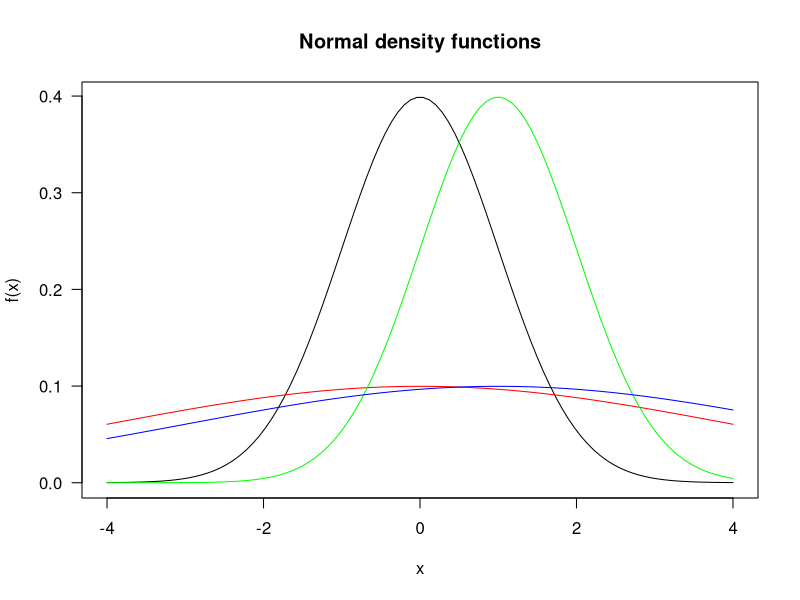
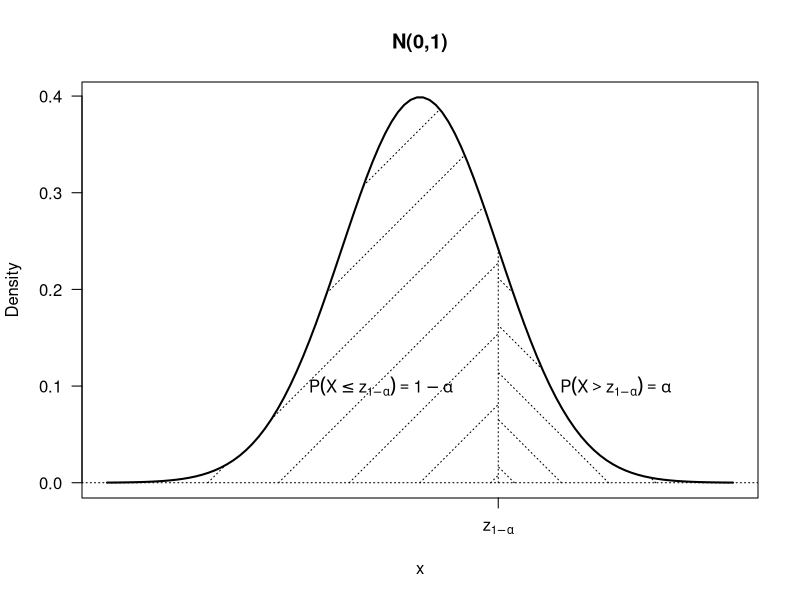

Here is the R script that generated these plots, in order:
## ---- chunk 1
a =0
b=1
lx=100
x=seq(-4,4,length=lx)
fx = dnorm(x,a,b)
fx

bx = 1
dbx=dnorm(bx,a,b)
dbx

plot(x,fx, type = "l", xlab = "x", ylab = "f(x)", main = "Normal density functions",
     las= 1)
dist_2 <- dnorm(x, mean=0, sd=4)
dist_3 <- dnorm(x, mean=1, sd=1)
dist_4 <- dnorm(x, mean=1, sd =4)
lines(x, dist_2, type = "l", col = "red")
lines(x, dist_3, type = "l", col = "green")
lines(x, dist_4, type = "l", col = "blue")
## ---- chunk 2
a=0
b=1
lx=100
x=seq(-4,4,length=lx)
fx=dnorm(x,a,b)

bx=1
dbx=dnorm(bx,a,b)

plot(x,fx,type="l",lwd=2,xlab="x",ylab="Density",main="N(0,1)",las=1,xaxt="n")
segments(bx,0,bx,dbx,lty=3)
sx=seq(-4,bx,length=lx)
polygon(c(sx,rev(sx)),c(dnorm(sx,a,b),rep(0,lx)),density=2,border=NA,lty=3)

text(-0.5,0.1,expression(P(X<=z[1-alpha])==1-alpha))
abline(h=0,lty=3)
axis(1,at=bx,label=expression(z[1-alpha]))

sx=seq(bx,4,length=lx)
polygon(c(sx,rev(sx)),c(dnorm(sx,a,b),rep(0,lx)),density=3,border=NA,
angle=-45,lty=3)
text(2.5,0.1,expression(P(X>z[1-alpha])==alpha))

## ---- chunk 3
n=30
x=rnorm(n,mean=0,sd=1)
sort(x)
xbar=mean(x)
sdx=sd(x)
